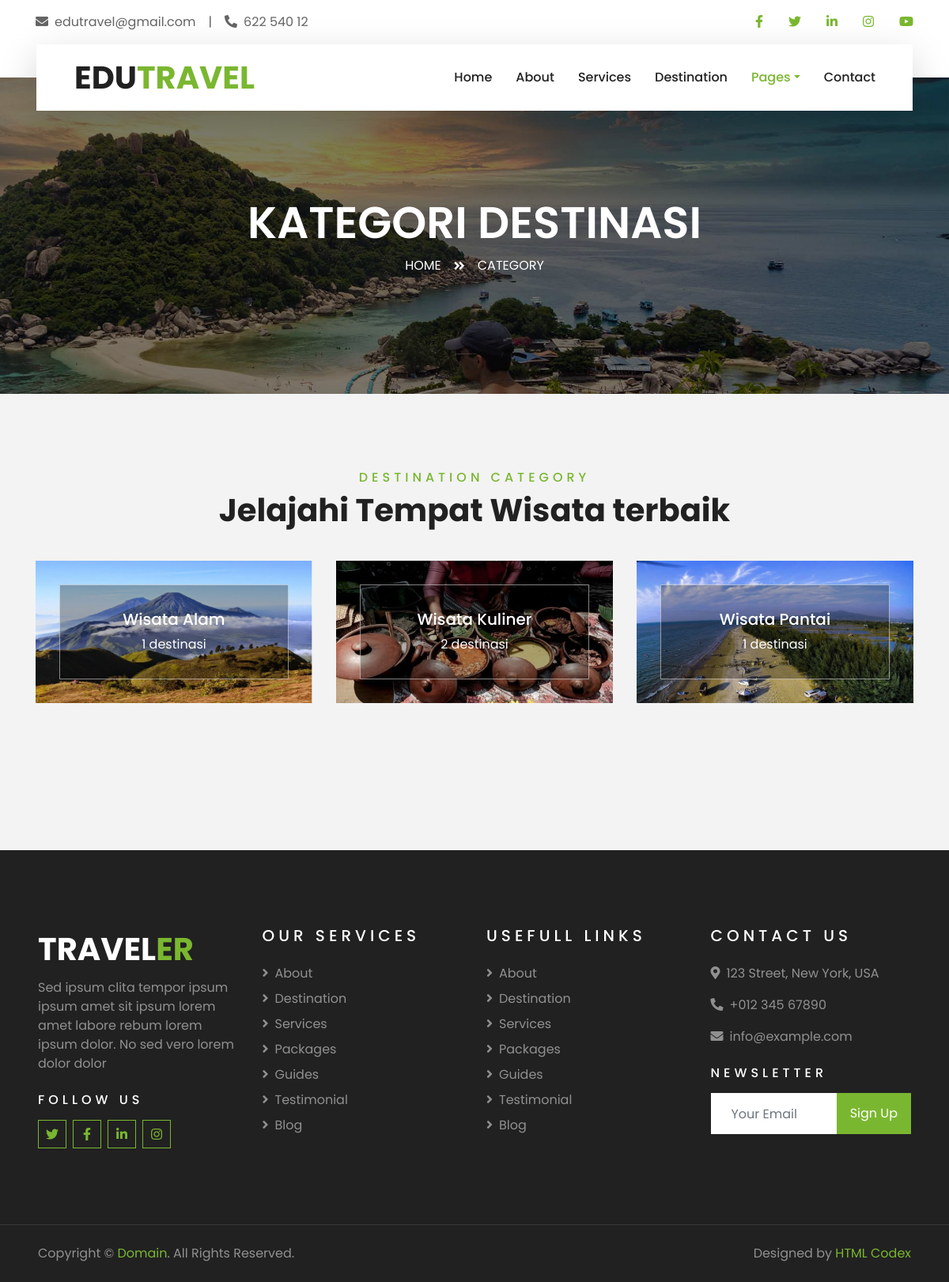
Screenshot of /travelling/main_page/category.php with the database file from the repository.
### tables this page shows
CREATE TABLE `destinasi` (
  `id_destinasi` int(11) NOT NULL,
  `nama_destinasi` varchar(100) NOT NULL,
  `gambar` text NOT NULL,
  `lokasi` varchar(250) NOT NULL,
  `harga` decimal(10,2) NOT NULL,
  `deskripsi` varchar(500) NOT NULL,
  `id_kategori` int(11) NOT NULL
);

CREATE TABLE `kategori` (
  `id_kategori` int(11) NOT NULL,
  `nama_kategori` varchar(100) NOT NULL,
  `gambar_kategori` text NOT NULL
);

### travelling/main_page/category.php (the view, shortened to what this page needs)
<!DOCTYPE html>
<html lang="en">
<head>
    <link href="https://cdnjs.cloudflare.com/ajax/libs/font-awesome/5.10.0/css/all.min.css" rel="stylesheet">
    <link href="lib/owlcarousel/assets/owl.carousel.min.css" rel="stylesheet">
    <link href="lib/tempusdominus/css/tempusdominus-bootstrap-4.min.css" rel="stylesheet" />
    <link href="css/style.css" rel="stylesheet">
</head>
<body>
    <div class="container-fluid bg-light pt-3 d-none d-lg-block">
        <div class="container">
            <div class="row">
                <div class="col-lg-6 text-center text-lg-left mb-2 mb-lg-0">
                    <div class="d-inline-flex align-items-center">
                        <p><i class="fa fa-envelope mr-2"></i>edutravel@gmail.com</p>
                        <p class="text-body px-3">|</p>
                        <p><i class="fa fa-phone-alt mr-2"></i>622 540 12</p>
                    </div>
                </div>
                <div class="col-lg-6 text-center text-lg-right">
                    <div class="d-inline-flex align-items-center">
                        <a class="text-primary px-3" href="">
                            <i class="fab fa-facebook-f"></i>
                        </a>
                        <a class="text-primary px-3" href="">
                            <i class="fab fa-twitter"></i>
                        </a>
                        <a class="text-primary px-3" href="">
                            <i class="fab fa-linkedin-in"></i>
                        </a>
                        <a class="text-primary px-3" href="">
                            <i class="fab fa-instagram"></i>
                        </a>
                        <a class="text-primary pl-3" href="">
                            <i class="fab fa-youtube"></i>
                        </a>
                    </div>
                </div>
            </div>
        </div>
    </div>
    <div class="container-fluid position-relative nav-bar p-0">
        <div class="container-lg position-relative p-0 px-lg-3" style="z-index: 9;">
            <nav class="navbar navbar-expand-lg bg-light navbar-light shadow-lg py-3 py-lg-0 pl-3 pl-lg-5">
                <a href="" class="navbar-brand">
                    <h1 class="m-0 text-primary"><span class="text-dark">EDU</span>TRAVEL</h1>
                </a>
                <div class="collapse navbar-collapse justify-content-between px-3" id="navbarCollapse">
                    <div class="navbar-nav ml-auto py-0">
                        <a href="index.php" class="nav-item nav-link">Home</a>
                        <a href="about.php" class="nav-item nav-link">About</a>
                        <a href="service.php" class="nav-item nav-link">Services</a>
                        <a href="destination.php" class="nav-item nav-link">Destination</a>
                        <div class="nav-item dropdown">
                            <a href="#" class="nav-link dropdown-toggle active" data-toggle="dropdown">Pages</a>
                        </div>
                        <a href="contact.php" class="nav-item nav-link">Contact</a>
                    </div>
                </div>
            </nav>
        </div>
    </div>
    <div class="container-fluid page-header">
        <div class="container">
            <div class="d-flex flex-column align-items-center justify-content-center" style="min-height: 400px">
                <h3 class="display-4 text-white text-uppercase">Kategori Destinasi</h3>
                <div class="d-inline-flex text-white">
                    <p class="m-0 text-uppercase"><a class="text-white" href="">Home</a></p>
                    <i class="fa fa-angle-double-right pt-1 px-3"></i>
                    <p class="m-0 text-uppercase">Category</p>
                </div>
            </div>
        </div>
    </div>
    <div class="container-fluid py-5">
        <div class="container pt-5 pb-3">
            <div class="text-center mb-3 pb-3">
                <h6 class="text-primary text-uppercase" style="letter-spacing: 5px;">Destination Category</h6>
                <h1>Jelajahi Tempat Wisata terbaik</h1>
            </div>
            <div class="row">
                <?php
                    include '../koneksi.php';
                    $query = mysqli_query($koneksi, "SELECT *, COUNT(d.id_kategori) as jumlah FROM `kategori` as k JOIN `destinasi` as d ON k.id_kategori=d.id_kategori where k.id_kategori=k.id_kategori GROUP BY d.id_kategori;");
                ?>
                <?php
                    if(mysqli_num_rows($query)>0){
                    while($data = mysqli_fetch_array($query)){
                ?>
                <div class="col-lg-4 col-md-6 mb-4">
                    <div class="destination-item position-relative overflow-hidden mb-2">
                        <img class="img-fluid" src="<?php echo $data["gambar_kategori"] ?>" style="width:500px; height: 180px;">
                        <a class="destination-overlay text-white text-decoration-none" href="detail_kategori.php?id_kategori=<?php echo $data["id_kategori"] ?>">
                            <h5 class="text-white"></i><?php echo $data["nama_kategori"] ?></h5>
                            <span><?php echo $data["jumlah"] ?> destinasi</span>
                        </a>
                    </div>
                </div>
                <?php } ?>
                <?php } ?>
            </div>
        </div>
    </div>
    <div class="container-fluid bg-dark text-white-50 py-5 px-sm-3 px-lg-5" style="margin-top: 90px;">
        <div class="row pt-5">
            <div class="col-lg-3 col-md-6 mb-5">
                <a href="" class="navbar-brand">
                    <h1 class="text-primary"><span class="text-white">TRAVEL</span>ER</h1>
                </a>
                <p>Sed ipsum clita tempor ipsum ipsum amet sit ipsum lorem amet labore rebum lorem ipsum dolor. No sed vero lorem dolor dolor</p>
                <h6 class="text-white text-uppercase mt-4 mb-3" style="letter-spacing: 5px;">Follow Us</h6>
                <div class="d-flex justify-content-start">
                    <a class="btn btn-outline-primary btn-square mr-2" href="#"><i class="fab fa-twitter"></i></a>
                    <a class="btn btn-outline-primary btn-square mr-2" href="#"><i class="fab fa-facebook-f"></i></a>
                    <a class="btn btn-outline-primary btn-square mr-2" href="#"><i class="fab fa-linkedin-in"></i></a>
                    <a class="btn btn-outline-primary btn-square" href="#"><i class="fab fa-instagram"></i></a>
                </div>
            </div>
            <div class="col-lg-3 col-md-6 mb-5">
                <h5 class="text-white text-uppercase mb-4" style="letter-spacing: 5px;">Our Services</h5>
                <div class="d-flex flex-column justify-content-start">
                    <a class="text-white-50 mb-2" href="#"><i class="fa fa-angle-right mr-2"></i>About</a>
                    <a class="text-white-50 mb-2" href="#"><i class="fa fa-angle-right mr-2"></i>Destination</a>
                    <a class="text-white-50 mb-2" href="#"><i class="fa fa-angle-right mr-2"></i>Services</a>
                    <a class="text-white-50 mb-2" href="#"><i class="fa fa-angle-right mr-2"></i>Packages</a>
                    <a class="text-white-50 mb-2" href="#"><i class="fa fa-angle-right mr-2"></i>Guides</a>
                    <a class="text-white-50 mb-2" href="#"><i class="fa fa-angle-right mr-2"></i>Testimonial</a>
                    <a class="text-white-50" href="#"><i class="fa fa-angle-right mr-2"></i>Blog</a>
                </div>
            </div>
            <div class="col-lg-3 col-md-6 mb-5">
                <h5 class="text-white text-uppercase mb-4" style="letter-spacing: 5px;">Usefull Links</h5>
                <div class="d-flex flex-column justify-content-start">
                    <a class="text-white-50 mb-2" href="#"><i class="fa fa-angle-right mr-2"></i>About</a>
                    <a class="text-white-50 mb-2" href="#"><i class="fa fa-angle-right mr-2"></i>Destination</a>
                    <a class="text-white-50 mb-2" href="#"><i class="fa fa-angle-right mr-2"></i>Services</a>
                    <a class="text-white-50 mb-2" href="#"><i class="fa fa-angle-right mr-2"></i>Packages</a>
                    <a class="text-white-50 mb-2" href="#"><i class="fa fa-angle-right mr-2"></i>Guides</a>
                    <a class="text-white-50 mb-2" href="#"><i class="fa fa-angle-right mr-2"></i>Testimonial</a>
                    <a class="text-white-50" href="#"><i class="fa fa-angle-right mr-2"></i>Blog</a>
                </div>
            </div>
            <div class="col-lg-3 col-md-6 mb-5">
                <h5 class="text-white text-uppercase mb-4" style="letter-spacing: 5px;">Contact Us</h5>
                <p><i class="fa fa-map-marker-alt mr-2"></i>123 Street, New York, USA</p>
                <p><i class="fa fa-phone-alt mr-2"></i>+012 345 67890</p>
                <p><i class="fa fa-envelope mr-2"></i>info@example.com</p>
                <h6 class="text-white text-uppercase mt-4 mb-3" style="letter-spacing: 5px;">Newsletter</h6>
                <div class="w-100">
                    <div class="input-group">
                        <input type="text" class="form-control border-light" style="padding: 25px;" placeholder="Your Email">
                        <div class="input-group-append">
                            <button class="btn btn-primary px-3">Sign Up</button>
                        </div>
                    </div>
                </div>
            </div>
        </div>
    </div>
    <div class="container-fluid bg-dark text-white border-top py-4 px-sm-3 px-md-5" style="border-color: rgba(256, 256, 256, .1) !important;">
        <div class="row">
            <div class="col-lg-6 text-center text-md-left mb-3 mb-md-0">
                <p class="m-0 text-white-50">Copyright &copy; <a href="#">Domain</a>. All Rights Reserved.</a>
                </p>
            </div>
            <div class="col-lg-6 text-center text-md-right">
                <p class="m-0 text-white-50">Designed by <a href="https://htmlcodex.com">HTML Codex</a>
                </p>
            </div>
        </div>
    </div>
</body>
</html>

### rows the page displays
destinasi: id_kategori.gambar_kategori (picture), id_kategori.nama_kategori "Wisata Alam", jumlah "1"
destinasi: id_kategori.gambar_kategori (picture), id_kategori.nama_kategori "Wisata Kuliner", jumlah "2"
destinasi: id_kategori.gambar_kategori (picture), id_kategori.nama_kategori "Wisata Pantai", jumlah "1"
